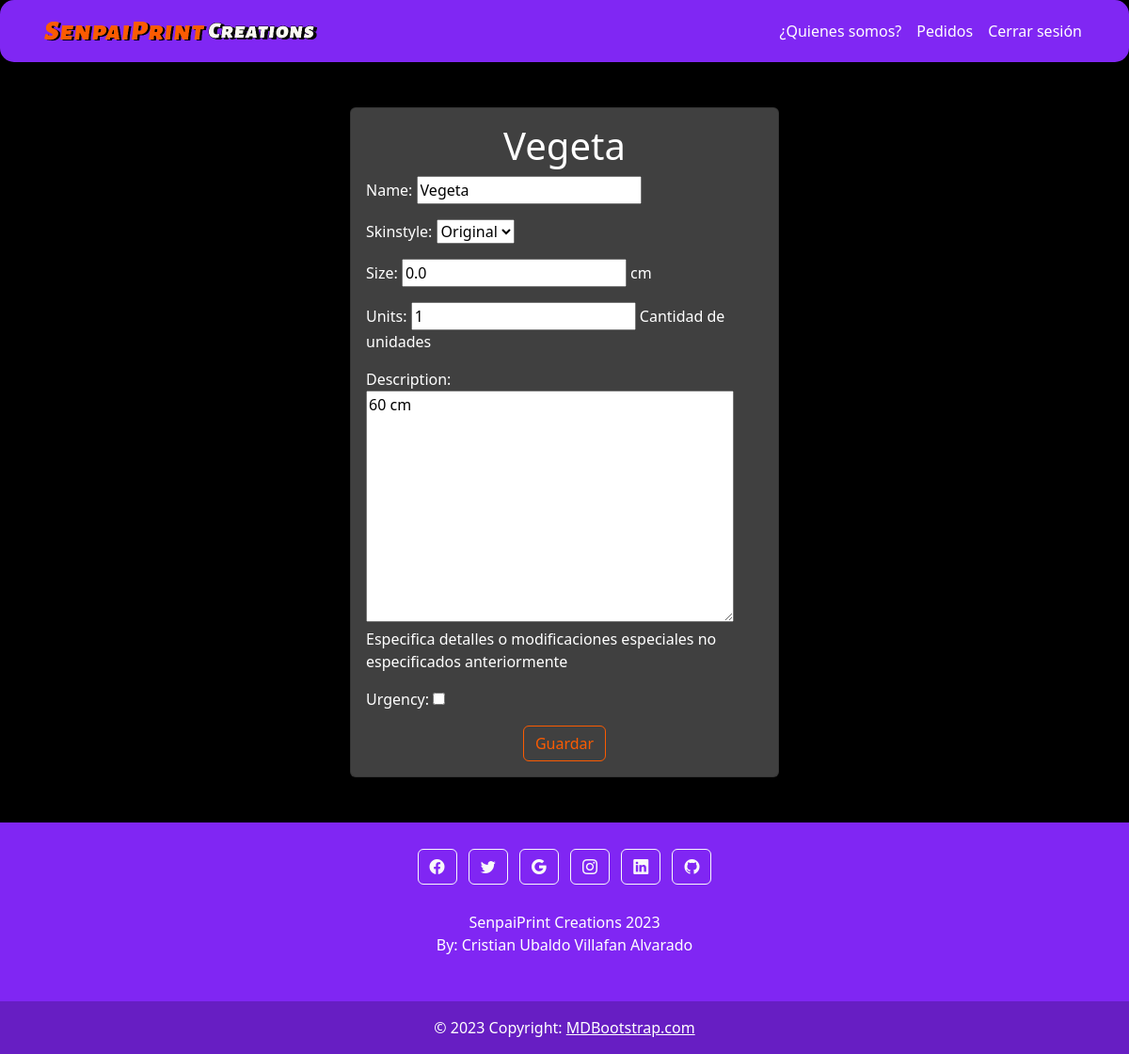
Screenshot of /orders/3/edit (signed in) with the database file from the repository.
### myapp/models.py (models this page shows, shortened)
class Orders(models.Model):
    name=models.CharField(max_length=100)
    skinstyle=models.CharField(max_length=50 ,null=False, blank=False, choices=skin_style, default='Original')
    size=models.FloatField(blank=True, null=True, help_text='cm', default=0)
    units=models.IntegerField(null=True, blank=True, default=1, help_text='Cantidad de unidades')
    description=models.TextField(blank=True, help_text='Especifica detalles o modificaciones especiales no especificados anteriormente')
    status=models.CharField(max_length=100, default='En espera...', blank=True)
    price=models.IntegerField(null=True, default=None)
    create=models.DateTimeField(auto_now=True)
    datecomplete=models.DateTimeField(null=True, blank=True)
    urgency=models.BooleanField(default=False)
    user=models.ForeignKey(User, on_delete=models.CASCADE)

### myapp/views.py (the view, shortened to what this page needs)
# urls.py: path('orders/<int:id>/edit', views.order_edit, name='order_edit'),
@login_required
def order_edit(request, id):
    if request.method == 'GET':
        order=get_object_or_404(Orders, pk=id, user=request.user)
        form=CreateOrder(instance=order)
        return render(request, 'order.html', {
        'order': order,
        'form': form
    })

### myapp/form.py
class CreateOrder(ModelForm):
    class Meta:
        model = Orders
        fields = ['name', 'skinstyle', 'size', 'units', 'description', 'urgency']

### myapp/templates/order.html (shortened to what this page needs)
{% extends 'layouts/base.html' %}
{% block content %}
<main class="container py-5"  style="width: 480px;">
    <section class="card card-body section">
        <h1 class=" text-center">
            {{order.name}}
        </h1>
        <form method="POST">
            {{form.as_p}}
            <div style="display: flex; justify-content: center;"><button class="btn btn-outline-primary button_primary">Guardar</button></div>
        </form>
    </section>
</main>
{% endblock %}

### myapp/static/styles/teme.css (style rules this page uses)
.body { background-color: black; }
.section { background: #404040 !important; color: white !important; }
.button_primary { border-color: rgb(251, 91, 1) !important; color:rgb(251, 91, 1) !important; }

### rows the page displays
Orders: name "Vegeta", skinstyle "Original", size "0.0", units "1", description "60 cm"
